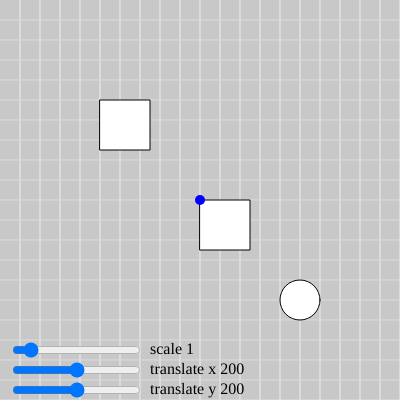
Frame 1 (no input)
Frame 60 (no input): identical to frame 1, image omitted
Frame 120 (the mouse pressed at the canvas centre since frame 60): identical to frame 1, image omitted

The p5.js sketch that drew this single still picture (run headless with seeded random() and noise() and a simulated clock; from frame 60 on, the mouse is pressed at the canvas centre):

// p5.js sketch
// ── sketch.js
/*
	scale visualizer
*/

// global translate values
var x = 200;
var y = 200;
var s = 1; // scale

function setup() {
  createCanvas(400, 400);
	setupGraphics();
	createSlider(0, width, x).input(function() {
		x = this.value();
	}).position(10, height - 40);
	
	createSlider(0, height, y).input(function() {
		y = this.value();
	}).position(10, height - 20);
	
	createSlider(0, 10, s, 0.1).input(function() {
		s = this.value();
	}).position(10, height - 60);
}

function draw() {
  grid(20);
	
	
	noStroke(); fill(0);
	text('scale ' + s, 150, height - 50);
	text('translate x ' + x, 150, height - 30);
	text('translate y ' + y, 150, height - 10);
	
	/*
		adding r as the rotation, after translate
	*/
	translate(x, y);
	scale(s);
	
	/*
		drawing functions are still hard coded
		but drawing moves because origin is changing
	*/
	fill(255); stroke(0);
	rect(0, 0, 50, 50);
	rect(-100, -100, 50, 50);
	ellipse(100, 100, 40);
	
	
	/*
		the blue ellipse represents the orientation point 0,0
		rotation is around this point
	*/
	fill('blue'); noStroke();
	ellipse(0, 0, 10);
}

const u = 20; // one unit = 20 px
var p, pa, g, ga;

function setupGraphics() {
	textSize(16);
	textAlign(LEFT, CENTER);
	textFont('menlo');
	g = color(255, 215, 0);
	p = color(100, 100, 220);
	ga = color(255, 215, 0, 127);
	pa = color(100, 100, 220, 127);
}

function displayMousePosition() {
	noStroke(); fill(0);
	text('x: ' + mouseX, u/2, u);
	text('y: ' + mouseY, u/2, u * 2);
}

function grid(unit) {
	background(200);
	stroke(220);
	strokeWeight(1);
	let x = unit,
		y = unit;
	const columnNum = width / unit;
	const rowNum = height / unit;
	for (let col = 1; col <= columnNum; col++) {
		for (let row = 1; row <= columnNum; row++) {
			line(x, 0, x, height);
			x += unit;
		}
		line(0, y, width, y);
		x = unit;
		y += unit;
	}
	stroke('black'); // reset stroke
}
